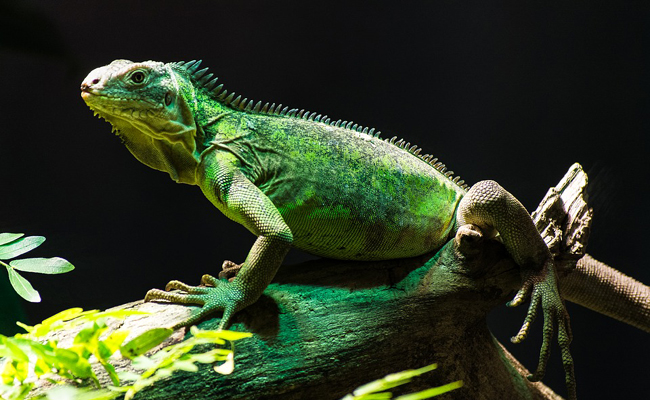
#> input picture iguane.jpg, 650 x 400 px
$ python Exercices.py
#> lines starting #> are read from the running program, lines starting #| are printed output that depends on the picture
from PIL import Image, ImageDraw
from IPython.display import display
#===========================================================================
# Exercice 4

img1=Image.open("iguane.jpg")
#> img1 is the input picture: PIL image 650x400 RGB; mean R, G, B 48.8, 59.5, 36.3
display(img1)

largeur=img1.height
#> largeur = 400
longueur=img1.width
#> longueur = 650

definition=largeur*longueur
#> definition = 260000
print(definition,"pixels")
#| 260000 pixels

#===========================================================================


x=300
y=140
couleur=img1.getpixel((x,y)) # couleur est un tuple
#> couleur = (116, 197, 76)

R,V,B=couleur
#> R = 116; V = 197; B = 76
print("Les composantes R,V,B du pixel (x={},y={}) sont R={},V={} et B={}".format(x,y,R,V,B))
#| Les composantes R,V,B du pixel (x=300,y=140) sont R=116,V=197 et B=76

#===========================================================================
# Exercice 5

img2=Image.open("iguane2.jpg")
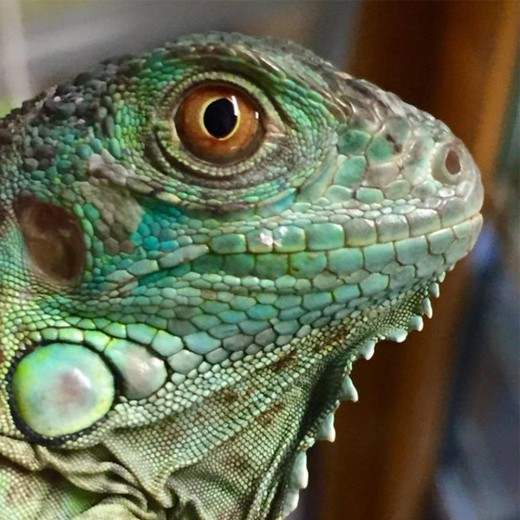
#> input picture iguane2.jpg, 520 x 520 px
#> img2 is the input picture: PIL image 520x520 RGB; mean R, G, B 101.6, 107.7, 83.6
display(img2)
img3=img2.transpose(Image.FLIP_TOP_BOTTOM)
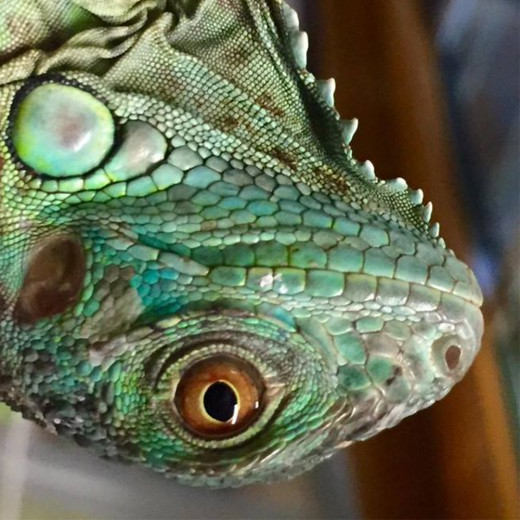
#> img3: PIL image 520x520 RGB; mean R, G, B 101.6, 107.7, 83.6
display(img3)

#==========================================================================
# Exercice 6

img3=Image.open("plane.jpg")
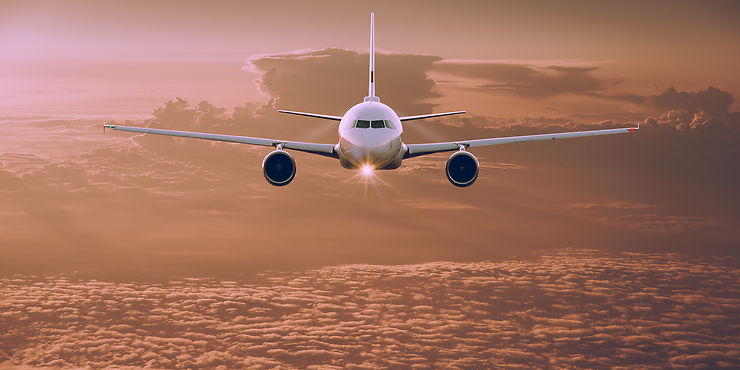
#> input picture plane.jpg, 740 x 370 px
#> img3 is the input picture: PIL image 740x370 RGB; mean R, G, B 161.3, 113.1, 95.5
img3.show()

width,height=img3.size
#> width = 740; height = 370

TabPixel = img3.load()
for i in range(height):
  for j in range(width):
    pixel = TabPixel[j,i]
    gris = int((pixel[0] +pixel[1] +pixel[2])/3)
    p = (gris,gris,gris)
    TabPixel[j,i] = p
img3.show()
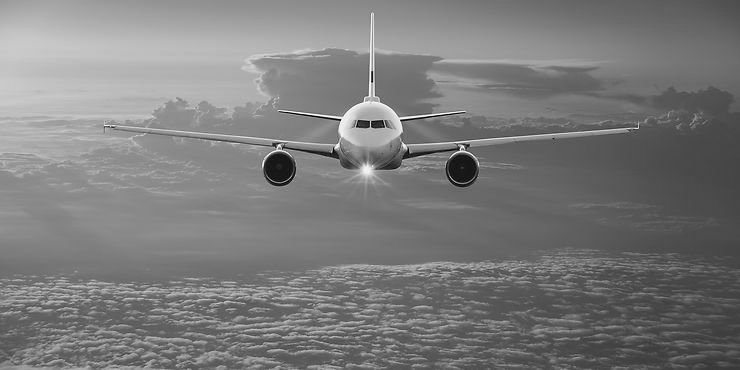
#> shown: PIL image 740x370 RGB; min 0, max 254, mean 123

#==========================================================================
# Exercice 7

TabPixel = img1.load()
width,height=img1.size
#> width = 650; height = 400

for i in range(height):
  for j in range(width):
    pixel = TabPixel[j,i]
    p = (255-pixel[0],255-pixel[1],255-pixel[2])
    TabPixel[j,i] = p
img1.show()
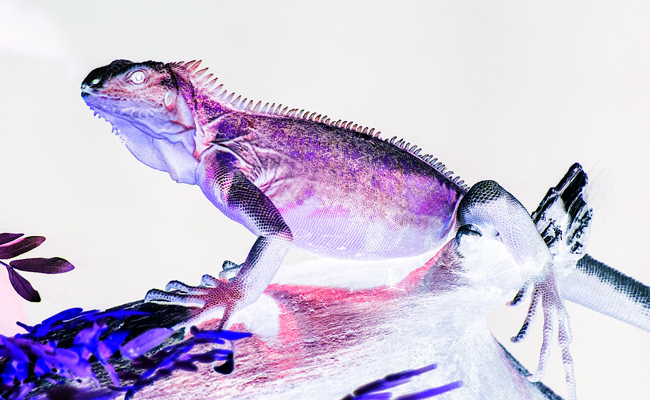
#> shown: PIL image 650x400 RGB; mean R, G, B 206.2, 195.5, 218.7
